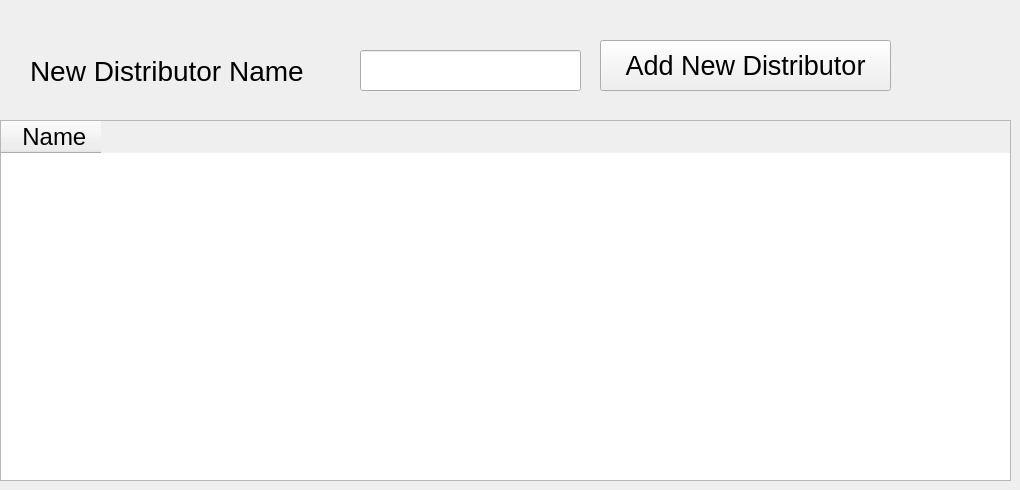
      <widget class="QWidget" name="tab_9">
       <attribute name="title">
        <string>Distributor</string>
       </attribute>
       <widget class="QPushButton" name="pushButton_16">
        <property name="geometry">
         <rect>
          <x>600</x>
          <y>40</y>
          <width>291</width>
          <height>51</height>
         </rect>
        </property>
        <property name="font">
         <font>
          <family>Segoe UI</family>
          <pointsize>20</pointsize>
         </font>
        </property>
        <property name="text">
         <string>Add New Distributor</string>
        </property>
       </widget>
       <widget class="QLineEdit" name="lineEdit_21">
        <property name="geometry">
         <rect>
          <x>360</x>
          <y>50</y>
          <width>221</width>
          <height>41</height>
         </rect>
        </property>
       </widget>
       <widget class="QLabel" name="label_28">
        <property name="geometry">
         <rect>
          <x>30</x>
          <y>40</y>
          <width>321</width>
          <height>61</height>
         </rect>
        </property>
        <property name="font">
         <font>
          <family>Segoe UI</family>
          <pointsize>21</pointsize>
         </font>
        </property>
        <property name="text">
         <string>New Distributor Name</string>
        </property>
       </widget>
       <widget class="QTableWidget" name="tableWidget_4">
        <property name="geometry">
         <rect>
          <x>0</x>
          <y>120</y>
          <width>1011</width>
          <height>361</height>
         </rect>
        </property>
        <property name="font">
         <font>
          <family>Segoe UI</family>
          <pointsize>18</pointsize>
         </font>
        </property>
        <column>
         <property name="text">
          <string> Name</string>
         </property>
        </column>
       </widget>
      </widget>
